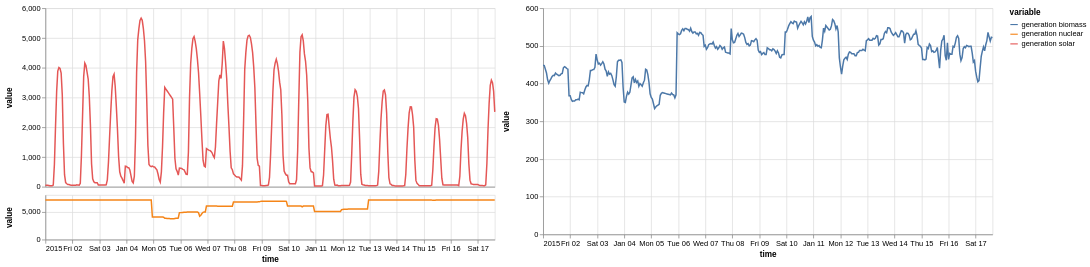

Source (notebook cell):
### Markdown cell above
Tracks can also be given in pixels, one entry per column and per row. A panel
spanning two tracks takes their total, the gap between them included.

### Code cell
on.layout(
    "A A B\n"
    "C C B",
    A=line(solar),
    B=line(biomass),
    C=line(nuclear),
    widths=[300, 300, 200],
    heights=[240, 60],
)\
    .show()

### Figure 1 — Vega specification as saved in the notebook (floating-point values rounded to 4 significant figures; data arrays with more than 128 entries replaced by an {"elided": "..."} marker saying what was removed)
{"$schema": "https://vega.github.io/schema/vega/v5.json", "data": [{"name": "source_0", "values": {"elided": "400 records"}, "transform": [{"type": "formula", "expr": "toDate(datum['time'])", "as": "time"}]}, {"name": "source_1", "values": {"elided": "400 records"}, "transform": [{"type": "formula", "expr": "toDate(datum['time'])", "as": "time"}]}, {"name": "source_2", "values": {"elided": "400 records"}, "transform": [{"type": "formula", "expr": "toDate(datum['time'])", "as": "time"}]}, {"name": "source_0_color_domain_variable_0", "values": [{"variable": "generation solar"}]}, {"name": "source_1_color_domain_variable_1", "values": [{"variable": "generation nuclear"}]}, {"name": "source_2_color_domain_variable_2", "values": [{"variable": "generation biomass"}]}, {"name": "source_0_concat_0_concat_0_y_domain_value", "values": [{"min": 23.0, "max": 5668.0}]}, {"name": "source_1_concat_0_concat_1_y_domain_value", "values": [{"min": 3712.0, "max": 7108.0}]}, {"name": "source_2_concat_1_y_domain_value", "values": [{"min": 334.0, "max": 578.0}]}], "signals": [{"name": "childWidth", "value": 604}, {"name": "concat_0_concat_0_height", "value": 240}, {"name": "concat_0_concat_1_height", "value": 60}, {"name": "concat_1_height", "value": 304}], "marks": [{"type": "group", "name": "concat_0_group", "marks": [{"type": "group", "name": "concat_0_concat_0_group", "encode": {"update": {"height": {"signal": "concat_0_concat_0_height"}, "width": {"signal": "childWidth"}}}, "marks": [{"type": "group", "name": "concat_0_concat_0_layer_0_pathgroup", "from": {"facet": {"data": "source_0", "name": "faceted_path_concat_0_concat_0_layer_0_main", "groupby": ["variable"]}}, "encode": {"update": {"height": {"field": {"signal": null, "datum": null, "group": "height", "parent": null}}, "width": {"field": {"signal": null, "datum": null, "group": "width", "parent": null}}}}, "marks": [{"type": "line", "name": "concat_0_concat_0_layer_0_marks", "from": {"data": "faceted_path_concat_0_concat_0_layer_0_main"}, "sort": {"field": "x"}, "encode": {"update": {"x": {"field": "time", "scale": "x"}, "y": {"field": "value", "scale": "concat_0_concat_0_y"}, "stroke": {"field": "variable", "scale": "color"}, "defined": {"signal": "isValid(datum[\"time\"]) && isFinite(+datum[\"time\"]) && isValid(datum[\"value\"]) && isFinite(+datum[\"value\"])"}}}, "style": ["line"]}]}], "axes": [{"scale": "x", "grid": true, "tickCount": {"signal": "ceil(childWidth/40)"}, "orient": "bottom", "domain": false, "maxExtent": 0, "labels": false, "aria": false, "minExtent": 0, "ticks": false, "gridScale": "concat_0_concat_0_y", "zindex": 0}, {"scale": "concat_0_concat_0_y", "tickCount": {"signal": "ceil(concat_0_concat_0_height/40)"}, "labels": false, "ticks": false, "gridScale": "x", "maxExtent": 0, "domain": false, "minExtent": 0, "orient": "left", "zindex": 0, "aria": false, "grid": true}, {"scale": "x", "tickCount": {"signal": "ceil(childWidth/40)"}, "ticks": false, "maxExtent": 0, "zindex": 0, "minExtent": 0, "orient": "bottom", "labels": false, "labelFlush": true, "labelOverlap": true, "grid": false}, {"scale": "concat_0_concat_0_y", "orient": "left", "zindex": 0, "grid": false, "tickCount": {"signal": "ceil(concat_0_concat_0_height/40)"}, "title": "value", "labelOverlap": true}], "style": "cell"}, {"type": "group", "name": "concat_0_concat_1_group", "encode": {"update": {"height": {"signal": "concat_0_concat_1_height"}, "width": {"signal": "childWidth"}}}, "marks": [{"type": "group", "name": "concat_0_concat_1_layer_0_pathgroup", "from": {"facet": {"data": "source_1", "name": "faceted_path_concat_0_concat_1_layer_0_main", "groupby": ["variable"]}}, "encode": {"update": {"height": {"field": {"signal": null, "datum": null, "group": "height", "parent": null}}, "width": {"field": {"signal": null, "datum": null, "group": "width", "parent": null}}}}, "marks": [{"type": "line", "name": "concat_0_concat_1_layer_0_marks", "from": {"data": "faceted_path_concat_0_concat_1_layer_0_main"}, "sort": {"field": "x"}, "encode": {"update": {"defined": {"signal": "isValid(datum[\"time\"]) && isFinite(+datum[\"time\"]) && isValid(datum[\"value\"]) && isFinite(+datum[\"value\"])"}, "stroke": {"field": "variable", "scale": "color"}, "y": {"field": "value", "scale": "concat_0_concat_1_y"}, "x": {"field": "time", "scale": "x"}}}, "style": ["line"]}]}], "axes": [{"scale": "x", "grid": true, "aria": false, "orient": "bottom", "tickCount": {"signal": "ceil(childWidth/40)"}, "labels": false, "maxExtent": 0, "gridScale": "concat_0_concat_1_y", "minExtent": 0, "ticks": false, "domain": false, "zindex": 0}, {"scale": "concat_0_concat_1_y", "zindex": 0, "orient": "left", "grid": true, "domain": false, "aria": false, "labels": false, "ticks": false, "tickCount": {"signal": "ceil(concat_0_concat_1_height/40)"}, "minExtent": 0, "gridScale": "x", "maxExtent": 0}, {"scale": "x", "grid": false, "title": "time", "orient": "bottom", "labelFlush": true, "zindex": 0, "labelOverlap": true, "tickCount": {"signal": "ceil(childWidth/40)"}}, {"scale": "concat_0_concat_1_y", "grid": false, "orient": "left", "labelOverlap": true, "zindex": 0, "tickCount": {"signal": "ceil(concat_0_concat_1_height/40)"}, "title": "value"}], "style": "cell"}], "layout": {"padding": 4, "columns": 1, "bounds": "full", "align": "each", "center": false}}, {"type": "group", "name": "concat_1_group", "encode": {"update": {"width": {"signal": "childWidth"}, "height": {"signal": "concat_1_height"}}}, "marks": [{"type": "group", "name": "concat_1_layer_0_pathgroup", "from": {"facet": {"data": "source_2", "name": "faceted_path_concat_1_layer_0_main", "groupby": ["variable"]}}, "encode": {"update": {"width": {"field": {"signal": null, "datum": null, "group": "width", "parent": null}}, "height": {"field": {"signal": null, "datum": null, "group": "height", "parent": null}}}}, "marks": [{"type": "line", "name": "concat_1_layer_0_marks", "from": {"data": "faceted_path_concat_1_layer_0_main"}, "sort": {"field": "x"}, "encode": {"update": {"stroke": {"field": "variable", "scale": "color"}, "defined": {"signal": "isValid(datum[\"time\"]) && isFinite(+datum[\"time\"]) && isValid(datum[\"value\"]) && isFinite(+datum[\"value\"])"}, "x": {"field": "time", "scale": "x"}, "y": {"field": "value", "scale": "concat_1_y"}}}, "style": ["line"]}]}], "axes": [{"scale": "x", "ticks": false, "orient": "bottom", "aria": false, "grid": true, "maxExtent": 0, "minExtent": 0, "gridScale": "concat_1_y", "tickCount": {"signal": "ceil(childWidth/40)"}, "labels": false, "zindex": 0, "domain": false}, {"scale": "concat_1_y", "grid": true, "minExtent": 0, "gridScale": "x", "aria": false, "domain": false, "tickCount": {"signal": "ceil(concat_1_height/40)"}, "maxExtent": 0, "zindex": 0, "ticks": false, "orient": "left", "labels": false}, {"scale": "x", "orient": "bottom", "grid": false, "labelFlush": true, "title": "time", "labelOverlap": true, "tickCount": {"signal": "ceil(childWidth/40)"}, "zindex": 0}, {"scale": "concat_1_y", "orient": "left", "labelOverlap": true, "title": "value", "tickCount": {"signal": "ceil(concat_1_height/40)"}, "grid": false, "zindex": 0}], "style": "cell"}], "scales": [{"name": "x", "type": "time", "domain": {"fields": [{"data": "source_0", "field": "time"}, {"data": "source_1", "field": "time"}, {"data": "source_2", "field": "time"}]}, "range": [0, {"signal": "childWidth"}]}, {"name": "color", "type": "ordinal", "domain": {"fields": [{"data": "source_0_color_domain_variable_0", "field": "variable"}, {"data": "source_1_color_domain_variable_1", "field": "variable"}, {"data": "source_2_color_domain_variable_2", "field": "variable"}], "sort": true}, "range": "category"}, {"name": "concat_0_concat_0_y", "type": "linear", "domain": [{"signal": "(data(\"source_0_concat_0_concat_0_y_domain_value\")[0] || {}).min"}, {"signal": "(data(\"source_0_concat_0_concat_0_y_domain_value\")[0] || {}).max"}], "range": [{"signal": "concat_0_concat_0_height"}, 0], "nice": true, "zero": true}, {"name": "concat_0_concat_1_y", "type": "linear", "domain": [{"signal": "(data(\"source_1_concat_0_concat_1_y_domain_value\")[0] || {}).min"}, {"signal": "(data(\"source_1_concat_0_concat_1_y_domain_value\")[0] || {}).max"}], "range": [{"signal": "concat_0_concat_1_height"}, 0], "zero": true, "nice": true}, {"name": "concat_1_y", "type": "linear", "domain": [{"signal": "(data(\"source_2_concat_1_y_domain_value\")[0] || {}).min"}, {"signal": "(data(\"source_2_concat_1_y_domain_value\")[0] || {}).max"}], "range": [{"signal": "concat_1_height"}, 0], "nice": true, "zero": true}], "background": "white", "padding": 5, "layout": {"padding": 4, "bounds": "full", "align": "each", "center": false}, "legends": [{"stroke": "color", "symbolType": "stroke", "title": "variable"}], "config": {"axisY": {"minExtent": 40}}}
